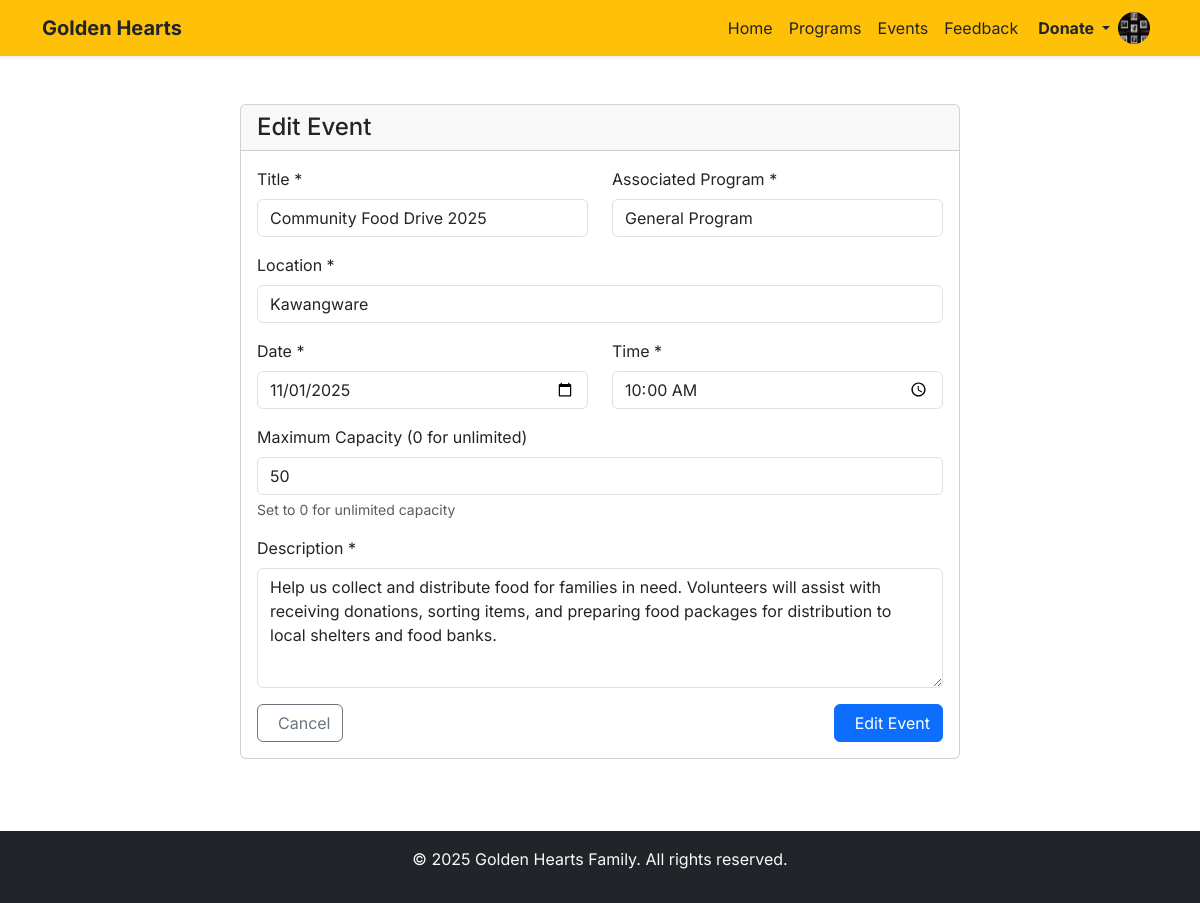
The app's page /events/event/1/edit/ (signed in) with its own data.
### events/models.py (models this page shows, shortened)
class Event(models.Model):
    title = models.CharField(max_length=200)
    description = models.TextField()
    program = models.ForeignKey(
        Program,
        on_delete=models.CASCADE,
        related_name='events'
    )
    date = models.DateField()
    time = models.TimeField()
    location = models.CharField(max_length=200)
    capacity = models.PositiveIntegerField(default=0)
    is_featured = models.BooleanField(default=False)
    created_at = models.DateTimeField(auto_now_add=True)
    updated_at = models.DateTimeField(auto_now=True)
    created_by = models.ForeignKey(
        settings.AUTH_USER_MODEL,
        on_delete=models.SET_NULL,
        null=True,
        related_name='created_events'
    )
    class Meta:
        ordering = ['-date', '-time']

### events/views.py (the view)
# urls.py: path('event/<int:event_id>/edit/', views.event_edit, name='event_edit'),
@user_passes_test(is_admin)
def event_edit(request, event_id):
    event = get_object_or_404(Event, id=event_id)
    if request.method == 'POST':
        form = EventForm(request.POST, instance=event)
        if form.is_valid():
            form.save()
            messages.success(request, "Event updated successfully!")
            return redirect('events:event_detail', event_id=event.id)
    else:
        form = EventForm(instance=event)
    return render(request, 'events/event_form.html', {
        'form': form,
        'title': 'Edit Event'
    })

### events/forms.py
class EventForm(forms.ModelForm):
    class Meta:
        model = Event
        fields = ['title', 'program', 'description', 'date', 'time', 'location', 'capacity']
        widgets = {
            'title': forms.TextInput(attrs={'class': 'form-control'}),
            'program': forms.Select(attrs={'class': 'form-control'}),
            'description': forms.Textarea(attrs={'class': 'form-control', 'rows': 4}),
            'date': forms.DateInput(attrs={'type': 'date', 'class': 'form-control'}),
            'time': forms.TimeInput(attrs={'type': 'time', 'class': 'form-control'}),
            'location': forms.TextInput(attrs={'class': 'form-control'}),
            'capacity': forms.NumberInput(attrs={'class': 'form-control', 'min': '0'}),
        }
        labels = {
            'capacity': 'Maximum Capacity (0 for unlimited)',
            'program': 'Associated Program'
        }
    def __init__(self, *args, **kwargs):
        super().__init__(*args, **kwargs)
        self.fields['program'].queryset = Program.objects.filter(is_active=True)

### accounts/models.py (called while the page is built)
    def get_profile_picture_url(self):
        if self.profile_picture and hasattr(self.profile_picture, 'url'):
            try:
                if os.path.exists(self.profile_picture.path):
                    return self.profile_picture.url
            except (ValueError, FileNotFoundError):
                pass
        return None

### events/views.py (called while the page is built)
def is_admin(user):
    return user.is_authenticated and user.role == 'admin'

### programs/models.py (called while the page is built)
    def __str__(self):
        return self.name

### events/templates/events/event_form.html (shortened to what this page needs)
{% extends 'base.html' %}
{% load static %}
{% block content %}
<div class="container py-4">
    <div class="row">
        <div class="col-lg-8 mx-auto">
            <div class="card">
                <div class="card-header">
                    <h2 class="h4 mb-0">{{ title }}</h2>
                </div>
                <div class="card-body">
                    <form method="post" novalidate>
                        <div class="row">
                            <div class="col-md-6 mb-3">
                                <label for="{{ form.title.id_for_label }}" class="form-label">
                                    {{ form.title.label }} *
                                </label>
                                {{ form.title }}
                            </div>
                            <div class="col-md-6 mb-3">
                                <label for="{{ form.program.id_for_label }}" class="form-label">
                                    {{ form.program.label }} *
                                </label>
                                {{ form.program }}
                            </div>
                        </div>
                        <div class="mb-3">
                            <label for="{{ form.location.id_for_label }}" class="form-label">
                                {{ form.location.label }} *
                            </label>
                            {{ form.location }}
                        </div>
                        <div class="row">
                            <div class="col-md-6 mb-3">
                                <label for="{{ form.date.id_for_label }}" class="form-label">
                                    {{ form.date.label }} *
                                </label>
                                {{ form.date }}
                            </div>
                            <div class="col-md-6 mb-3">
                                <label for="{{ form.time.id_for_label }}" class="form-label">
                                    {{ form.time.label }} *
                                </label>
                                {{ form.time }}
                            </div>
                        </div>
                        <div class="mb-3">
                            <label for="{{ form.capacity.id_for_label }}" class="form-label">
                                {{ form.capacity.label }}
                            </label>
                            {{ form.capacity }}
                            <div class="form-text">Set to 0 for unlimited capacity</div>
                        </div>
                        <div class="mb-3">
                            <label for="{{ form.description.id_for_label }}" class="form-label">
                                {{ form.description.label }} *
                            </label>
                            {{ form.description }}
                        </div>
                        <div class="d-flex justify-content-between">
                            <a href="{% url 'events:event_list' %}" class="btn btn-outline-secondary">
                                 Cancel
                            </a>
                            <button type="submit" class="btn btn-primary">
                                 {{ title }}
                            </button>
                        </div>
                    </form>
                </div>
            </div>
        </div>
    </div>
</div>
{% endblock %}

### templates/base.html (style rules this page uses)
body { font-family: 'Inter', sans-serif; }

### events/templates/events/event_form.html (style rules this page uses)
textarea.form-control { min-height: 120px; resize: vertical; }

### records on screen
Event: title "Community Food Drive 2025", program "General Program", location "Kawangware", date "11/01/2025", time "10:00:00", capacity "50", description "Help us collect and distribute food for families in need. Volunteers will assist with receiving donations, sorting items, and preparing food packages for distribution to local shelters and food banks."

### other values on screen
{{ title }} "Edit Event"
